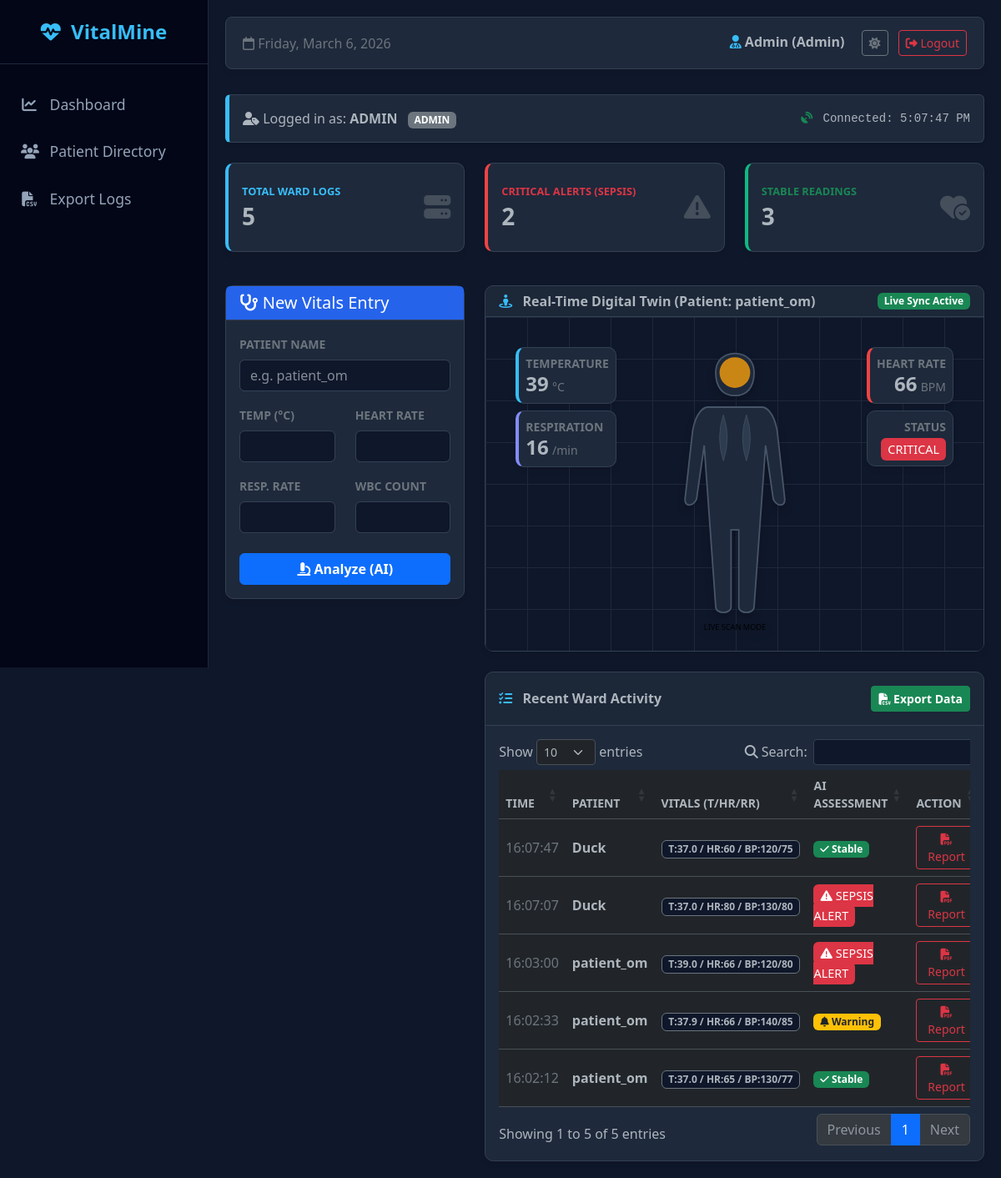
Screenshot of / (signed in) with the database file from the repository.
### models.py (models this page shows)
class User(UserMixin, db.Model):
    id = db.Column(db.Integer, primary_key=True)
    username = db.Column(db.String(100), unique=True, nullable=False)
    email = db.Column(db.String(120), unique=True, nullable=True)
    password = db.Column(db.String(100), nullable=False)
    role = db.Column(db.String(20), nullable=False, default="patient")
    age = db.Column(db.Integer, nullable=True)
    gender = db.Column(db.String(20), nullable=True)
    blood_group = db.Column(db.String(10), nullable=True)
    contact = db.Column(db.String(20), nullable=True)
    emp_id = db.Column(db.String(50), nullable=True)
    department = db.Column(db.String(50), nullable=True)
    entries = db.relationship("Entry", backref="author", lazy=True)

class Entry(db.Model):
    id = db.Column(db.Integer, primary_key=True)
    user_id = db.Column(db.Integer, db.ForeignKey("user.id"), nullable=True)
    name = db.Column(db.String(100), nullable=False)
    temp = db.Column(db.Float, nullable=False)
    hr = db.Column(db.Integer, nullable=False)
    rr = db.Column(db.Integer, nullable=False)
    sys_bp = db.Column(db.Integer, nullable=True)
    dia_bp = db.Column(db.Integer, nullable=True)
    status = db.Column(db.String(20), nullable=False)
    advice = db.Column(db.String(200), nullable=True)
    timestamp = db.Column(db.DateTime, default=datetime.utcnow)

### app.py (the view)
@app.route("/")
@login_required
def home():
    if current_user.role == "patient":
        return redirect(url_for("patient_dashboard"))
    all_entries = Entry.query.order_by(Entry.timestamp.desc()).all()
    stats = {
        "total": len(all_entries),
        "high": sum(1 for e in all_entries if e.status in ["High", "Critical"]),
        "stable": sum(1 for e in all_entries if e.status not in ["High", "Critical"]),
    }
    history_data = []
    for e in all_entries:
        history_data.append(
            {
                "id": e.id,
                "time": e.timestamp.strftime("%H:%M:%S"),
                "name": e.name,
                "vitals": f"T:{e.temp} / HR:{e.hr} / BP:{e.sys_bp}/{e.dia_bp}",
                "status": e.status,
                "advice": e.advice,
            }
        )
    return render_template("home.html", history=history_data, stats=stats)

### templates/home.html (shortened to what this page needs)
{% extends "base.html" %} {% block content %}
<div
  class="alert alert-info d-flex justify-content-between align-items-center shadow-sm mb-4"
  style="
    background-color: var(--vm-card-bg);
    border: 1px solid var(--vm-card-border);
    border-left: 5px solid var(--vm-accent);
  "
>
  <span class="text-body">
    <i class="fa-solid fa-user-tag"></i> Logged in as:
    <strong class="text-body">{{ current_user.username.upper() }}</strong>
    <span class="badge bg-secondary ms-2">{{ current_user.role.upper() }}</span>
  </span>
  <span id="system-clock" class="small font-monospace text-body">
  </span>
</div>
{% if current_user.role in ['admin', 'doctor'] %}
<div class="row mb-4">
  <div class="col-md-4 mb-3">
    <div
      class="card h-100 py-2"
      style="border-left: 4px solid var(--vm-accent)"
    >
      <div class="card-body">
        <div class="row align-items-center">
          <div class="col">
            <div
              class="text-xs fw-bold text-uppercase mb-1"
              style="font-size: 0.8rem; color: var(--vm-accent)"
            >
              Total Ward Logs
            </div>
            <div class="h3 mb-0 fw-bold text-body">
              {{ stats.total if stats else 0 }}
            </div>
          </div>
          <div class="col-auto">
            <i class="fa-solid fa-server fa-2x text-secondary opacity-50"></i>
          </div>
        </div>
      </div>
    </div>
  </div>
  <div class="col-md-4 mb-3">
    <div class="card h-100 py-2" style="border-left: 4px solid #ef4444">
      <div class="card-body">
        <div class="row align-items-center">
          <div class="col">
            <div
              class="text-xs fw-bold text-danger text-uppercase mb-1"
              style="font-size: 0.8rem"
            >
              Critical Alerts (Sepsis)
            </div>
            <div class="h3 mb-0 fw-bold text-body">
              {{ stats.high if stats else 0 }}
            </div>
          </div>
          <div class="col-auto">
            <i
              class="fa-solid fa-triangle-exclamation fa-2x text-secondary opacity-50"
            ></i>
          </div>
        </div>
      </div>
    </div>
  </div>
  <div class="col-md-4 mb-3">
    <div class="card h-100 py-2" style="border-left: 4px solid #10b981">
      <div class="card-body">
        <div class="row align-items-center">
          <div class="col">
            <div
              class="text-xs fw-bold text-success text-uppercase mb-1"
              style="font-size: 0.8rem"
            >
              Stable Readings
            </div>
            <div class="h3 mb-0 fw-bold text-body">
              {{ stats.stable if stats else 0 }}
            </div>
          </div>
          <div class="col-auto">
            <i
              class="fa-solid fa-heart-circle-check fa-2x text-secondary opacity-50"
            ></i>
          </div>
        </div>
      </div>
    </div>
  </div>
</div>
{% endif %}
<div class="row">
  {% if current_user.role in ['admin', 'nurse'] %}
  <div class="col-md-4">
    <div class="card mb-4">
      <div
        class="card-header text-white"
        style="background-color: #2563eb !important"
      >
        <h5 class="mb-0">
          <i class="fa-solid fa-stethoscope"></i> New Vitals Entry
        </h5>
      </div>
      <div class="card-body">
        <form method="POST" action="/add_vitals">
          <div class="mb-3">
            <label class="form-label fw-bold text-secondary small"
              >PATIENT NAME</label
            >
            <input
              type="text"
              name="name"
              class="form-control"
              required
              placeholder="e.g. patient_om"
            />
          </div>
          <div class="row">
            <div class="col-6 mb-3">
              <label class="form-label fw-bold text-secondary small"
                >TEMP (°C)</label
              >
              <input
                type="number"
                step="0.1"
                name="temperature"
                class="form-control"
                required
              />
            </div>
            <div class="col-6 mb-3">
              <label class="form-label fw-bold text-secondary small"
                >HEART RATE</label
              >
              <input
                type="number"
                name="heart_rate"
                class="form-control"
                required
              />
            </div>
          </div>
          <div class="row">
            <div class="col-6 mb-3">
              <label class="form-label fw-bold text-secondary small"
                >RESP. RATE</label
              >
              <input
                type="number"
                name="resp_rate"
                class="form-control"
                required
              />
            </div>
            <div class="col-6 mb-3">
              <label class="form-label fw-bold text-secondary small"
                >WBC COUNT</label
              >
              <input
                type="number"
                name="wbc_count"
                class="form-control"
                required
              />
            </div>
          </div>
          <button type="submit" class="btn btn-primary w-100 fw-bold mt-2">
            <i class="fa-solid fa-microscope"></i> Analyze (AI)
          </button>
        </form>
      </div>
    </div>
  </div>
  {% endif %}
  <div
    class="{% if current_user.role == 'doctor' %}col-md-12{% else %}col-md-8{% endif %}"
  >
    {% if current_user.role in ['admin', 'doctor'] %}
    <div class="card mb-4">
      <div
        class="card-header d-flex flex-row align-items-center justify-content-between"
      >
        <h6 class="m-0 fw-bold text-body">
          <i
            class="fas fa-street-view me-2"
            style="color: var(--vm-accent)"
          ></i>
          Real-Time Digital Twin (Patient: patient_om)
        </h6>
        <span id="twinStatus" class="badge bg-secondary">Syncing...</span>
      </div>
      <div
        class="card-body text-center"
        style="
          position: relative;
          overflow: hidden;
          height: 400px;
          background-color: var(--vm-bg);
          border-bottom-left-radius: 8px;
          border-bottom-right-radius: 8px;
        "
      >
        <div
          style="
            position: absolute;
            top: 0;
            left: 0;
            width: 100%;
            height: 100%;
            background-image:
              linear-gradient(var(--vm-grid-line) 1px, transparent 1px),
              linear-gradient(90deg, var(--vm-grid-line) 1px, transparent 1px);
            background-size: 50px 50px;
            pointer-events: none;
          "
        ></div>
        <div
          class="digital-twin-container"
          style="height: 100%; position: relative; z-index: 1"
        >
          <svg
            viewBox="0 0 200 400"
            style="
              height: 100%;
              filter: drop-shadow(0 5px 5px rgba(0, 0, 0, 0.2));
            "
          >
            <text
              x="100"
              y="390"
              text-anchor="middle"
              class="text-secondary"
              font-size="10"
              font-family="sans-serif fw-bold"
            >
              LIVE SCAN MODE
            </text>
          </svg>
          <div
            style="position: absolute; top: 20px; left: 20px; text-align: left"
          >
            <div
              class="card p-2 mb-2"
              style="
                border-left: 4px solid var(--vm-accent);
                background-color: var(--vm-card-bg);
              "
            >
              <small class="text-secondary fw-bold">TEMPERATURE</small>
              <div>
                <span id="val-temp" class="h4 text-body fw-bold">--</span>
                <span class="text-secondary small">°C</span>
              </div>
            </div>
            <div
              class="card p-2"
              style="
                border-left: 4px solid #818cf8;
                background-color: var(--vm-card-bg);
              "
            >
              <small class="text-secondary fw-bold">RESPIRATION</small>
              <div>
                <span id="val-rr" class="h4 text-body fw-bold">--</span>
                <span class="text-secondary small">/min</span>
              </div>
            </div>
          </div>
          <div
            style="
              position: absolute;
              top: 20px;
              right: 20px;
              text-align: right;
            "
          >
            <div
              class="card p-2 mb-2"
              style="
                border-left: 4px solid #ef4444;
                background-color: var(--vm-card-bg);
              "
            >
              <small class="text-secondary fw-bold">HEART RATE</small>
              <div>
                <span id="val-hr" class="h4 text-body fw-bold">--</span>
                <span class="text-secondary small">BPM</span>
              </div>
            </div>
            <div class="card p-2" style="background-color: var(--vm-card-bg)">
              <small class="text-secondary fw-bold">STATUS</small>
              <div class="mt-1">
                <span id="val-status" class="badge bg-secondary">--</span>
              </div>
            </div>
          </div>
        </div>
      </div>
    </div>
    {% endif %}
    <div class="card">
      <div
        class="card-header d-flex justify-content-between align-items-center py-3"
      >
        <h6 class="m-0 fw-bold text-body">
          <i
            class="fa-solid fa-list-check me-2"
            style="color: var(--vm-accent)"
          ></i>
          Recent Ward Activity
        </h6>
        <a href="/export_data" class="btn btn-sm btn-success fw-bold">
          <i class="fa-solid fa-file-csv"></i> Export Data
        </a>
      </div>
      <div class="card-body">
        <div class="table-responsive">
          <table
            class="table table-hover align-middle datatable w-100 text-body"
          >
            <thead class="text-secondary small text-uppercase">
              <tr>
                <th>TIME</th>
                <th>PATIENT</th>
                <th>VITALS (T/HR/RR)</th>
                <th>AI ASSESSMENT</th>
                <th>ACTION</th>
              </tr>
            </thead>
            <tbody>
              {% for row in history %}
              <tr>
                <td class="text-secondary">{{ row.time }}</td>
                <td><span class="fw-bold text-body">{{ row.name }}</span></td>
                <td>
                  <span
                    class="badge border border-secondary text-body"
                    style="background-color: var(--vm-bg)"
                    >{{ row.vitals }}</span
                  >
                </td>
                <td>
                  {% if row.status == 'High' or row.status == 'Critical' %}
                  <span class="badge-critical rounded px-2 py-1"
                    ><i class="fa-solid fa-triangle-exclamation"></i> SEPSIS
                    ALERT</span
                  >
                  {% elif row.status == 'Warning' %}
                  <span class="badge bg-warning text-dark"
                    ><i class="fa-solid fa-bell"></i> Warning</span
                  >
                  {% else %}
                  <span class="badge bg-success"
                    ><i class="fa-solid fa-check"></i> Stable</span
                  >
                  {% endif %}
                </td>
                <td>
                  <a
                    href="/generate_pdf/{{ row.id }}"
                    class="btn btn-sm btn-outline-danger"
                  >
                    <i class="fa-solid fa-file-pdf"></i> Report
                  </a>
                </td>
              </tr>
              {% endfor %}
            </tbody>
          </table>
        </div>
      </div>
    </div>
  </div>
</div>
 {% endblock %}

### templates/base.html (shortened to what this page needs)
<!doctype html>
<html lang="en" data-bs-theme="dark">
  <head>
    <link
      href="https://cdn.jsdelivr.net/npm/bootstrap@5.3.0/dist/css/bootstrap.min.css"
      rel="stylesheet"
    />
    <link
      rel="stylesheet"
      href="https://cdnjs.cloudflare.com/ajax/libs/font-awesome/6.4.0/css/all.min.css"
    />
    <link
      rel="stylesheet"
      href="https://cdn.datatables.net/1.13.6/css/dataTables.bootstrap5.min.css"
    />
  </head>
  <body>
    {% if current_user.is_authenticated %}
    <div class="sidebar">
      <div class="brand"><i class="fa-solid fa-heart-pulse"></i> VitalMine</div>
      {% if current_user.role in ['admin', 'doctor'] %}
      <a href="{{ url_for('home') }}"
        ><i class="fa-solid fa-chart-line"></i> Dashboard</a
      >
      {% endif %}  {% if current_user.role in ['admin', 'doctor', 'nurse'] %}
      <a href="{{ url_for('patients_directory') }}"
        ><i class="fa-solid fa-users"></i> Patient Directory</a
      >
      {% endif %} {% if current_user.role == 'admin' %}
      <a href="{{ url_for('export_data') }}"
        ><i class="fa-solid fa-file-csv"></i> Export Logs</a
      >
      {% endif %}
    </div>
    {% endif %}
    <div
      class="main-content"
    >
      {% if current_user.is_authenticated %}
      <div class="top-navbar">
        <div class="text-secondary">
          <i class="fa-regular fa-calendar"></i> <span id="currentDate"></span>
        </div>
        <div>
          <span class="fw-bold me-3 text-body">
            <i
              class="fa-solid fa-user-doctor"
              style="color: var(--vm-accent)"
            ></i>
            {{ current_user.username | capitalize }} ({{ current_user.role |
            capitalize }})
          </span>
          <button
            id="theme-toggle"
            class="btn btn-sm btn-outline-secondary me-2"
          >
            <i id="theme-icon" class="fa-solid fa-moon"></i>
          </button>
          <a
            href="{{ url_for('logout') }}"
            class="btn btn-sm btn-outline-danger"
            ><i class="fa-solid fa-right-from-bracket"></i> Logout</a
          >
        </div>
      </div>
      {% endif %}  {% block content %}{% endblock %}
    </div>
  </body>
</html>

### rows the page displays
User: username "Admin", role "Admin", username "ADMIN", role "ADMIN"
Entry: time "16:07:47", name "Duck", vitals "T:37.0 / HR:60 / BP:120/75", status "Stable" (drawn)
Entry: time "16:07:07", name "Duck", vitals "T:37.0 / HR:80 / BP:130/80", status "Critical" (drawn)
Entry: time "16:03:00", name "patient_om", vitals "T:39.0 / HR:66 / BP:120/80", status "Critical" (drawn)
Entry: time "16:02:33", name "patient_om", vitals "T:37.9 / HR:66 / BP:140/85", status "Warning" (drawn)
Entry: time "16:02:12", name "patient_om", vitals "T:37.0 / HR:65 / BP:130/77", status "Stable" (drawn)

### other values shown
{{ stats.total if stats else 0 }} "5"
{{ stats.high if stats else 0 }} "2"
{{ stats.stable if stats else 0 }} "3"
